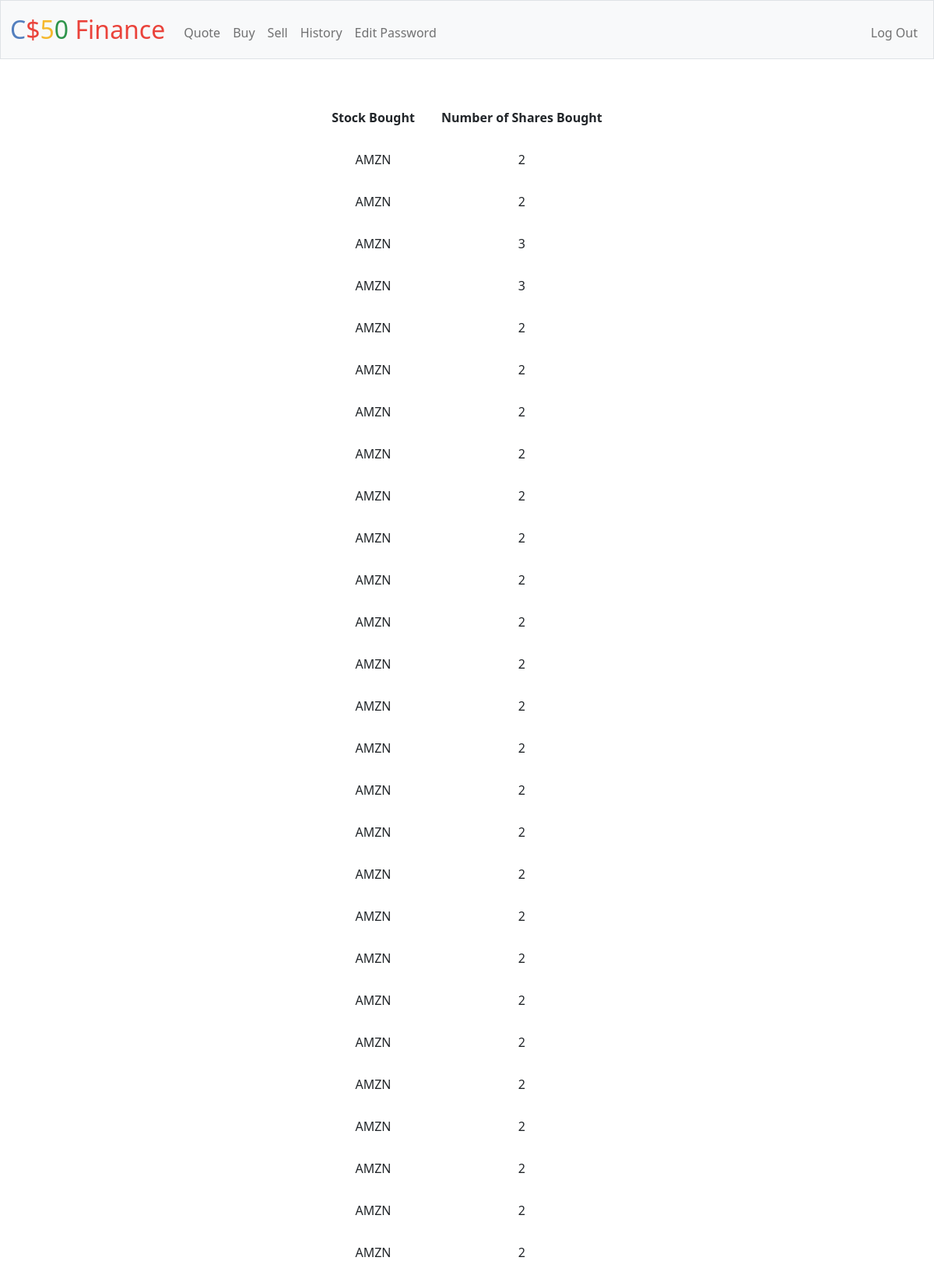
Screenshot of /history (signed in, upper part) with the database file from the repository.
### tables this page shows
CREATE TABLE users_buy (id INTEGER PRIMARY KEY AUTOINCREMENT NOT NULL, user_id INTEGER NOT NULL, ticker TEXT NOT NULL, shares_bought INTEGER NOT NULL);

### app.py (the view)
@app.route("/history")
@login_required
def history():
    user_bought = db.execute("SELECT ticker, shares_bought FROM users_buy WHERE user_id=?", session["user_id"])
    user_sold = db.execute("SELECT ticker, shares_sold FROM users_sold WHERE user_id=?", session["user_id"])
    return render_template("history.html", user_bought=user_bought, user_sold=user_sold)

### app.py (called while the page is built)
@app.after_request
def after_request(response):
    response.headers["Cache-Control"] = "no-cache, no-store, must-revalidate"
    response.headers["Expires"] = 0
    response.headers["Pragma"] = "no-cache"
    return response

### helpers.py (called while the page is built)
def login_required(f):
    @wraps(f)
    def decorated_function(*args, **kwargs):
        if session.get("user_id") is None:
            return redirect("/login")
        return f(*args, **kwargs)
    return decorated_function

### templates/history.html (shortened to what this page needs)
{% extends "layout.html" %}
{% block main %}
<div>
  <table class="inlineTable">
    <tr>
      <th>Stock Bought</th>
        {% for row in user_bought: %}
        <tr>
        <td>{{ row["ticker"] }}</td>
        </tr>
        {% endfor %}
    </tr>
  </table>
  <table class="inlineTable">
    <tr>
      <th>Number of Shares Bought</th>
        {% for row in user_bought: %}
        <tr>
        <td>{{ row["shares_bought"] }}</td>
        </tr>
        {% endfor %}
    </tr>
  </table>
</div>
{% endblock %}

### templates/layout.html (shortened to what this page needs)
<!DOCTYPE html>
<html lang="en">
    <head>
        <link href="https://cdn.jsdelivr.net/npm/bootstrap@5.1.3/dist/css/bootstrap.min.css" rel="stylesheet">
        <link href="/static/styles.css" rel="stylesheet">
    </head>
    <body>
        <nav class="bg-light border navbar navbar-expand-md navbar-light">
            <div class="container-fluid">
                <a class="navbar-brand" href="/"><span class="blue">C</span><span class="red">$</span><span class="yellow">5</span><span class="green">0</span> <span class="red">Finance</span></a>
                <div class="collapse navbar-collapse" id="navbar">
                    {% if session["user_id"] %}
                        <ul class="navbar-nav me-auto mt-2">
                            <li class="nav-item"><a class="nav-link" href="/quote">Quote</a></li>
                            <li class="nav-item"><a class="nav-link" href="/buy">Buy</a></li>
                            <li class="nav-item"><a class="nav-link" href="/sell">Sell</a></li>
                            <li class="nav-item"><a class="nav-link" href="/history">History</a></li>
                            <li class="nav-item"><a class="nav-link" href="/edit">Edit Password</a></li>
                        </ul>
                        <ul class="navbar-nav ms-auto mt-2">
                            <li class="nav-item"><a class="nav-link" href="/logout">Log Out</a></li>
                        </ul>
                    {% else %}
                        <ul class="navbar-nav ms-auto mt-2">
                            <li class="nav-item"><a class="nav-link" href="/register">Register</a></li>
                            <li class="nav-item"><a class="nav-link" href="/login">Log In</a></li>
                        </ul>
                    {% endif %}
                </div>
            </div>
        </nav>
        <main class="container-fluid py-5 text-center">
            {% block main %}{% endblock %}
        </main>
    </body>
</html>

### static/styles.css (style rules this page uses)
nav .navbar-brand { font-size: xx-large; }
nav .navbar-brand .blue { color: #537fbe; }
nav .navbar-brand .red { color: #ea433b; }
nav .navbar-brand .yellow { color: #f5b82e; }
nav .navbar-brand .green { color: #2e944b; }
th, td { padding: 15px; }
.inlineTable { display: inline-block; }

### rows the page displays
users_buy: ticker "AMZN", shares_bought "2"
users_buy: ticker "AMZN", shares_bought "2"
users_buy: ticker "AMZN", shares_bought "3"
users_buy: ticker "AMZN", shares_bought "3"
users_buy: ticker "AMZN", shares_bought "2"
users_buy: ticker "AMZN", shares_bought "2"
users_buy: ticker "AMZN", shares_bought "2"
users_buy: ticker "AMZN", shares_bought "2"
users_buy: ticker "AMZN", shares_bought "2"
users_buy: ticker "AMZN", shares_bought "2"
users_buy: ticker "AMZN", shares_bought "2"
users_buy: ticker "AMZN", shares_bought "2"
users_buy: ticker "AMZN", shares_bought "2"
users_buy: ticker "AMZN", shares_bought "2"
users_buy: ticker "AMZN", shares_bought "2"
users_buy: ticker "AMZN", shares_bought "2"
users_buy: ticker "AMZN", shares_bought "2"
users_buy: ticker "AMZN", shares_bought "2"
users_buy: ticker "AMZN", shares_bought "2"
users_buy: ticker "AMZN", shares_bought "2"
users_buy: ticker "AMZN", shares_bought "2"
users_buy: ticker "AMZN", shares_bought "2"
users_buy: ticker "AMZN", shares_bought "2"
users_buy: ticker "AMZN", shares_bought "2"
users_buy: ticker "AMZN", shares_bought "2"
users_buy: ticker "AMZN", shares_bought "2"
users_buy: ticker "AMZN", shares_bought "2"
